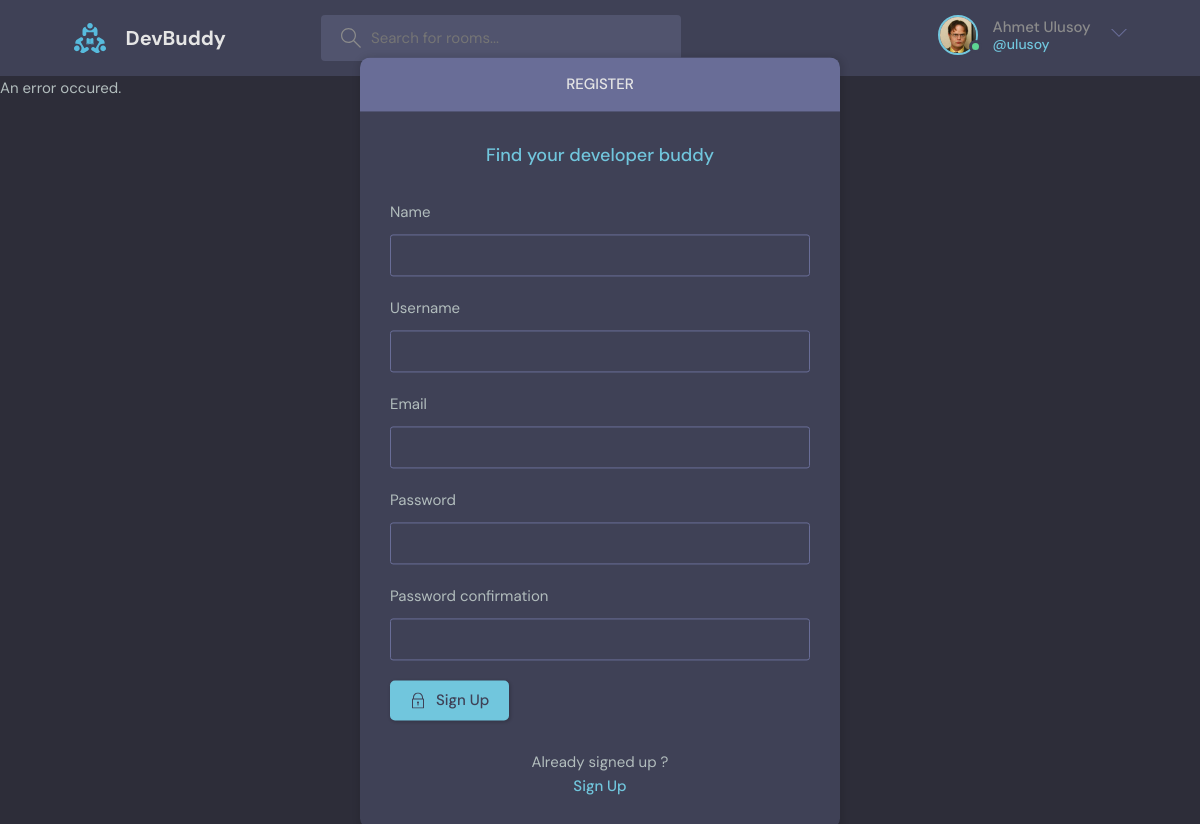
Page /register/ (signed in) on the committed database.
### base/models.py (models this page shows)
class User(AbstractUser):
    name = models.CharField(max_length=200, null=True)
    email = models.EmailField(unique=True, null=True)
    bio = models.TextField(null=True)
    avatar = models.ImageField(null=True, default="avatar.svg")
    USERNAME_FIELD = "email"
    REQUIRED_FIELDS = []

### base/views.py (the view)
# urls.py: path("register/", views.registerPage, name="register"),
def registerPage(request):
    form = MyUserCreationForm(request.POST or None)
    if form.is_valid():
        user = form.save(commit=False)
        user.username = user.username.lower()
        user.save()
        login(request, user)
        return redirect("home")
    else:
        messages.error(request, "An error occured.")
    return render(request, "base/login_register.html", {"form": form})

### base/forms.py
class MyUserCreationForm(UserCreationForm):
    class Meta:
        model = User
        fields = ["name", "username", "email", "password1", "password2"]

### base/templates/base/login_register.html (shortened to what this page needs)
{% extends "main.html" %} {% block content %}
<main class="auth layout">
  {% if page == "login" %}
  <div class="container">
    <div class="layout__box">
      <div class="layout__boxHeader">
        <div class="layout__boxTitle">
          <h3>Login</h3>
        </div>
      </div>
      <div class="layout__body">
        <h2 class="auth__tagline">Find your developer partner</h2>
        <form class="form" action="" method="POST">
          {% csrf_token %}
          <div class="form__group form__group">
            <label for="room_name">Email</label>
            <input
              id="username"
              name="username"
              type="text"
              placeholder="e.g. example@email.com"
            />
          </div>
          <div class="form__group">
            <label for="password">Password</label>
            <input
              id="password"
              name="password"
              type="password"
              placeholder="&bull;&bull;&bull;&bull;&bull;&bull;&bull;&bull;"
            />
          </div>
          <button class="btn btn--main" type="submit">
            <svg
              version="1.1"
              xmlns="http://www.w3.org/2000/svg"
              width="32"
              height="32"
              viewBox="0 0 32 32"
            >
              <title>lock</title>
              <path
                d="M27 12h-1v-2c0-5.514-4.486-10-10-10s-10 4.486-10 10v2h-1c-0.553 0-1 0.447-1 1v18c0 0.553 0.447 1 1 1h22c0.553 0 1-0.447 1-1v-18c0-0.553-0.447-1-1-1zM8 10c0-4.411 3.589-8 8-8s8 3.589 8 8v2h-16v-2zM26 30h-20v-16h20v16z"
              ></path>
              <path
                d="M15 21.694v4.306h2v-4.306c0.587-0.348 1-0.961 1-1.694 0-1.105-0.895-2-2-2s-2 0.895-2 2c0 0.732 0.413 1.345 1 1.694z"
              ></path>
            </svg>
            Login
          </button>
        </form>
        <div class="auth__action">
          <p>Haven't signed up yet?</p>
          <a href="{% url 'register' %}" class="btn btn--link">Sign Up</a>
        </div>
      </div>
    </div>
  </div>
  {% else %}
  <div class="container">
    <div class="layout__box">
      <div class="layout__boxHeader">
        <div class="layout__boxTitle">
          <h3>Register</h3>
        </div>
      </div>
      <div class="layout__body">
        <h2 class="auth__tagline">Find your developer buddy</h2>
        <form class="form" action="" method="POST">
          {% csrf_token %} {% for field in form %}
          <div class="form__group form__group">
            <label for="room_name">{{field.label}}</label>
            {{field}}
          </div>
          {% endfor %}
          <button class="btn btn--main" type="submit">
            Sign Up
          </button>
        </form>
        <div class="auth__action">
          <p>Already signed up ?</p>
          <a href="{% url 'login' %}" class="btn btn--link">Sign Up</a>
        </div>
      </div>
    </div>
  </div>
  {% endif %}
</main>
{% endblock content %}

### templates/includes/navbar.html (shortened to what this page needs)
{% load static %}
<header class="header header--loggedIn">
  <div class="container">
    <a href="{% url 'home' %}" class="header__logo">
      <img src="{% static 'images/logo.svg' %}" />
      <h1>DevBuddy</h1>
    </a>
    <form class="header__search" method="GET" action="{% url 'home' %}">
      <label>
        <input name="q" placeholder="Search for rooms..." />
      </label>
    </form>
    <nav class="header__menu">
      {% if request.user.is_authenticated %}
      <div class="header__user">
        <a href="{% url 'user-profile' request.user.id %}">
          <div class="avatar avatar--medium active">
            <img src="{{request.user.avatar.url}}" />
          </div>
          <p>{{request.user.name}} <span>@{{request.user.username}}</span></p>
        </a>
        <button class="dropdown-button">
          <svg
            version="1.1"
            xmlns="http://www.w3.org/2000/svg"
            width="32"
            height="32"
            viewBox="0 0 32 32"
          >
            <title>chevron-down</title>
            <path d="M16 21l-13-13h-3l16 16 16-16h-3l-13 13z"></path>
          </svg>
        </button>
      </div>
      {% else %}
      <a href="{% url 'login' %}">
        <img src="{% static 'images/avatar.svg' %}" />
        <p>Login</p>
      </a>
      {% endif %}
    </nav>
  </div>
</header>

### rows in the picture
User: user.avatar (picture), user.name "Ahmet Ulusoy", user.username "ulusoy"

### other values in the picture
{{ message }} "An error occured."
{{ field.label }} "Name" "Username" "Email" "Password" "Password confirmation"
